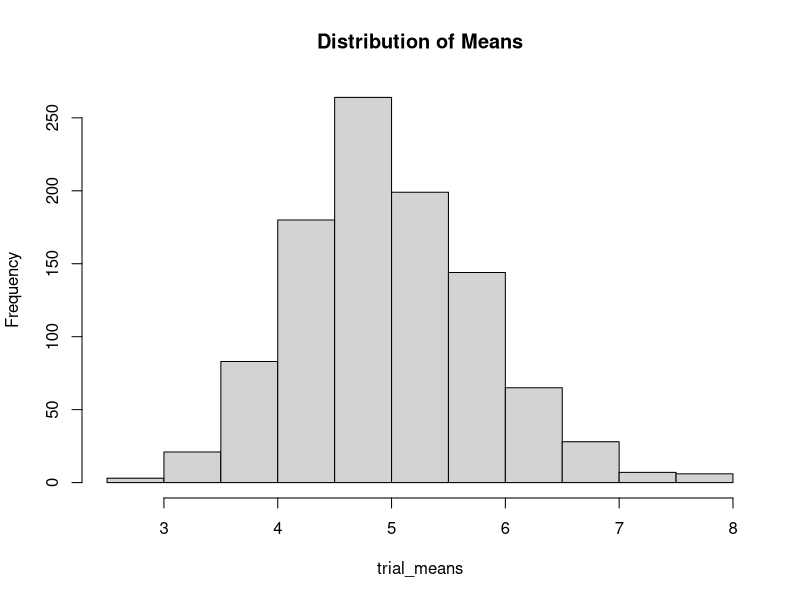

Reproduce this figure in R.
## ---- chunk 1
  lambda = 0.2
  trials <- lapply(1:1000, function(i) rexp(40, lambda))
## ---- chunk 2
  trial_means <- sapply(trials, mean)
## ---- chunk 3
  theoretical_mean <- 1/lambda
  standard_error <- (1/lambda) / sqrt(40)
  median <- median(trial_means)
  sd <- sd(trial_means)
## ---- chunk 4
  hist(trial_means, main="Distribution of Means")
